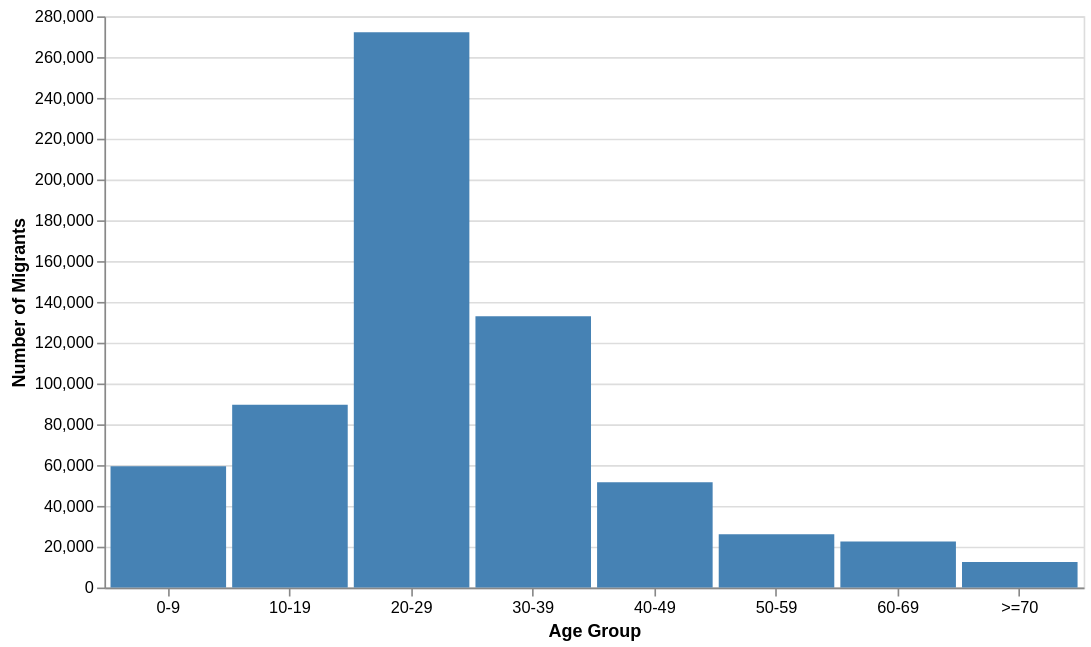

Specify this chart in Vega-Lite:
### Vega-Lite specification from a JSON file in a GitHub repository (floating-point values rounded to 4 significant figures)
{"$schema": "https://vega.github.io/schema/vega-lite/v6.json", "description": "Migrants in Australia by age group", "width": 600, "height": 350, "data": {"values": [{"category": "0-9", "amount": 59390}, {"category": "10-19", "amount": 89610}, {"category": "20-29", "amount": 272180}, {"category": "30-39", "amount": 132930}, {"category": "40-49", "amount": 51580}, {"category": "50-59", "amount": 26090}, {"category": "60-69", "amount": 22560}, {"category": ">=70", "amount": 12480}]}, "params": [{"name": "highlight", "select": {"type": "point", "fields": ["category"], "on": "pointerover", "clear": "pointerout"}}], "mark": {"type": "bar"}, "encoding": {"x": {"field": "category", "type": "nominal", "axis": {"title": "Age Group", "labelAngle": 0}}, "y": {"field": "amount", "type": "quantitative", "axis": {"title": "Number of Migrants"}}, "color": {"condition": {"param": "highlight", "value": "steelblue"}, "value": "grey"}, "tooltip": [{"field": "category", "type": "nominal", "title": "Age Group"}, {"field": "amount", "type": "quantitative", "title": "No. of migrants", "format": ","}]}, "config": {"bar": {"binSpacing": 0}, "scale": {"bandPaddingInner": 0.05, "bandPaddingOuter": 0.05}}}
